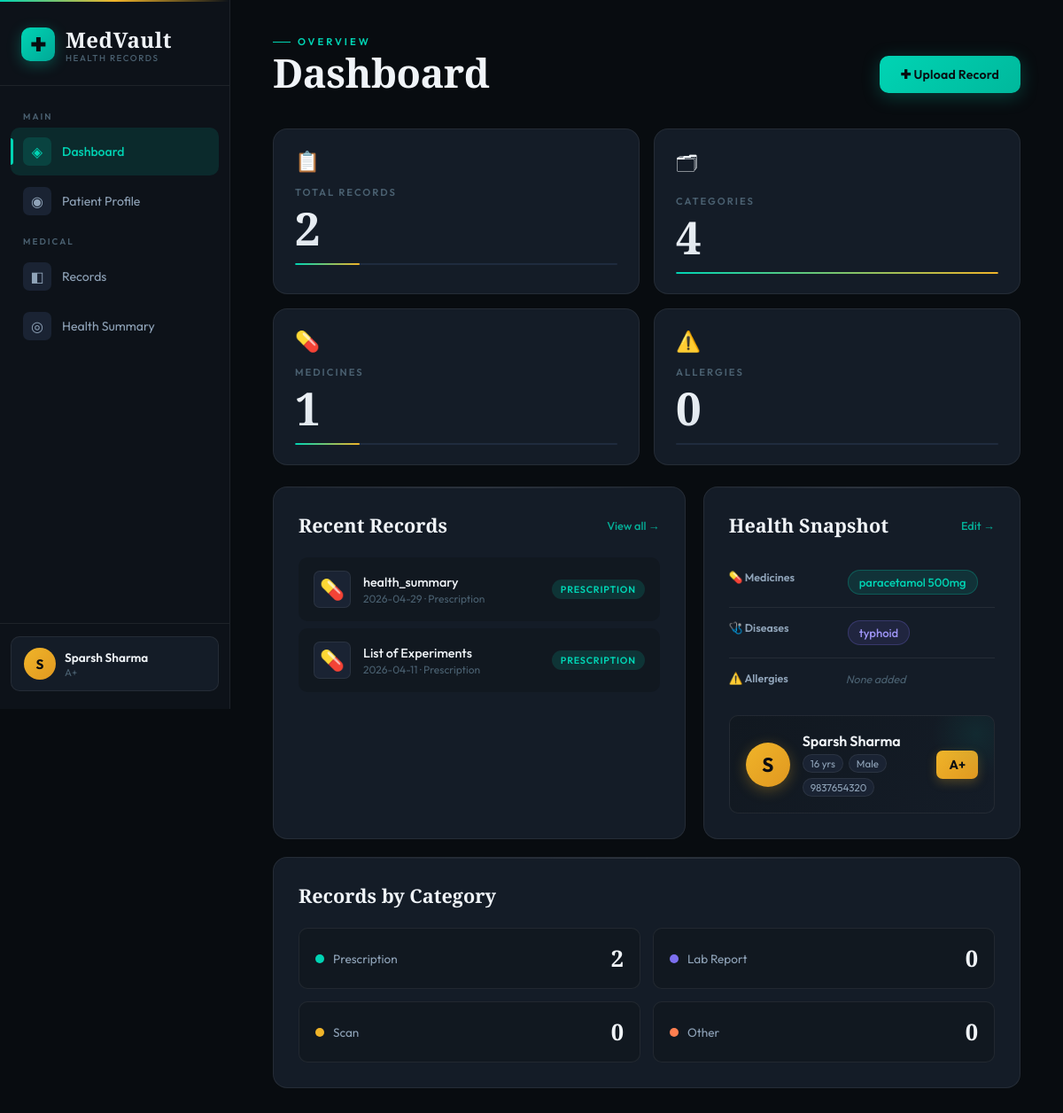
The page / on the database its author committed.
### tables this page shows
CREATE TABLE Patient (
            id               INTEGER PRIMARY KEY AUTOINCREMENT,
            name             VARCHAR(100) NOT NULL,
            age              INTEGER,
            gender           VARCHAR(10),
            blood_group      VARCHAR(10),
            emergency_contact VARCHAR(20)
        );

CREATE TABLE Record (
            id          INTEGER PRIMARY KEY AUTOINCREMENT,
            upload_date DATETIME DEFAULT CURRENT_TIMESTAMP,
            patient_id  INTEGER NOT NULL,
            category_id INTEGER NOT NULL,
            file_name   VARCHAR(150) NOT NULL,
            file_path   VARCHAR(255) NOT NULL,
            file_type   VARCHAR(30),
            FOREIGN KEY (patient_id)  REFERENCES Patient(id) ON DELETE CASCADE,
            FOREIGN KEY (category_id) REFERENCES Category(id)
        );

CREATE TABLE Category (
            id   INTEGER PRIMARY KEY AUTOINCREMENT,
            name VARCHAR(30) NOT NULL UNIQUE
        );

CREATE TABLE CurrentMedicine (
            id            INTEGER PRIMARY KEY AUTOINCREMENT,
            patient_id    INTEGER NOT NULL,
            medicine_text TEXT NOT NULL,
            FOREIGN KEY (patient_id) REFERENCES Patient(id) ON DELETE CASCADE
        );

CREATE TABLE PastDisease (
            id           INTEGER PRIMARY KEY AUTOINCREMENT,
            patient_id   INTEGER NOT NULL,
            disease_name VARCHAR(100) NOT NULL,
            FOREIGN KEY (patient_id) REFERENCES Patient(id) ON DELETE CASCADE
        );

### app.py (the view)
@app.route('/')
def index():
    db = get_db()
    patient = db.execute("SELECT * FROM Patient LIMIT 1").fetchone()
    records = db.execute("""
        SELECT Record.*, Category.name as cat_name
        FROM Record
        JOIN Category ON Record.category_id = Category.id
        ORDER BY Record.upload_date DESC LIMIT 5
    """).fetchall()
    cat_counts = {}
    rows = db.execute("""
        SELECT Category.name, COUNT(Record.id) as cnt
        FROM Category
        LEFT JOIN Record ON Record.category_id = Category.id
        GROUP BY Category.id
    """).fetchall()
    for row in rows:
        cat_counts[row['name']] = row['cnt']
    pid = patient['id'] if patient else None
    meds = db.execute("SELECT * FROM CurrentMedicine WHERE patient_id=?", (pid,)).fetchall() if pid else []
    diseases = db.execute("SELECT * FROM PastDisease WHERE patient_id=?", (pid,)).fetchall() if pid else []
    allergies = db.execute("SELECT * FROM Allergy WHERE patient_id=?", (pid,)).fetchall() if pid else []
    db.close()
    return render_template('index.html',
                           patient=patient,
                           records=records,
                           cat_counts=cat_counts,
                           meds=meds,
                           diseases=diseases,
                           allergies=allergies,
                           total_records=len(records))

### database.py (called while the page is built)
def get_db():
    conn = sqlite3.connect(DB_PATH)
    conn.row_factory = sqlite3.Row
    conn.execute("PRAGMA foreign_keys = ON")
    return conn

### templates/index.html (shortened to what this page needs)
<!DOCTYPE html>
<html lang="en">
<head>
<link rel="stylesheet" href="{{ url_for('static',filename='style.css') }}">
</head>
<body>
<aside class="sidebar">
  <div class="logo">
    <div class="logo-mark">✚</div>
    <div><span class="logo-text">MedVault</span><span class="logo-version">Health Records</span></div>
  </div>
  <nav class="nav">
    <span class="nav-label">Main</span>
    <a href="{{ url_for('index') }}"   class="nav-item active"><div class="nav-icon">◈</div><span>Dashboard</span></a>
    <a href="{{ url_for('patient') }}" class="nav-item"><div class="nav-icon">◉</div><span>Patient Profile</span></a>
    <span class="nav-label">Medical</span>
    <a href="{{ url_for('records') }}" class="nav-item"><div class="nav-icon">◧</div><span>Records</span></a>
    <a href="{{ url_for('health') }}"  class="nav-item"><div class="nav-icon">◎</div><span>Health Summary</span></a>
  </nav>
  <div class="sidebar-footer">
    <a href="{{ url_for('patient') }}" class="patient-chip">
      <div class="chip-avatar">{{ patient.name[0].upper() if patient else '?' }}</div>
      <div><span class="chip-name">{{ patient.name if patient else 'No Profile' }}</span><span class="chip-tag">{{ patient.blood_group if patient and patient.blood_group else 'Set up profile →' }}</span></div>
    </a>
  </div>
</aside>
<main class="main">
  <header class="page-header">
    <div><div class="header-eyebrow">Overview</div><h1 class="page-title">Dashboard</h1></div>
    <a href="{{ url_for('records') }}" class="btn-primary">✚ Upload Record</a>
  </header>
  <section class="stats-grid">
    <div class="stat-card" style="--delay:0s"><span class="stat-icon">📋</span><div class="stat-label">Total Records</div><div class="stat-num">{{ total_records }}</div><div class="stat-bar"><div class="stat-fill" style="width:{{ [total_records*10,100]|min }}%"></div></div></div>
    <div class="stat-card" style="--delay:0.08s"><span class="stat-icon">🗂</span><div class="stat-label">Categories</div><div class="stat-num">4</div><div class="stat-bar"><div class="stat-fill" style="width:100%"></div></div></div>
    <div class="stat-card" style="--delay:0.16s"><span class="stat-icon">💊</span><div class="stat-label">Medicines</div><div class="stat-num">{{ meds|length }}</div><div class="stat-bar"><div class="stat-fill" style="width:{{ [meds|length*20,100]|min }}%"></div></div></div>
    <div class="stat-card" style="--delay:0.24s"><span class="stat-icon">⚠️</span><div class="stat-label">Allergies</div><div class="stat-num">{{ allergies|length }}</div><div class="stat-bar"><div class="stat-fill" style="width:{{ [allergies|length*25,100]|min }}%"></div></div></div>
  </section>
  <div class="dashboard-grid">
    <section class="card" style="--delay:0.32s">
      <div class="card-header"><h2 class="card-title">Recent Records</h2><a href="{{ url_for('records') }}" class="card-link">View all →</a></div>
      {% if records %}
        {% for rec in records %}
        <div class="record-row">
          <div class="record-icon">{% if rec.cat_name=='Prescription' %}💊{% elif rec.cat_name=='Lab Report' %}🧪{% elif rec.cat_name=='Scan' %}📷{% else %}📁{% endif %}</div>
          <div class="record-info"><span class="record-name">{{ rec.file_name }}</span><span class="record-meta">{{ rec.upload_date[:10] }} · {{ rec.cat_name }}</span></div>
          <span class="record-tag {{ rec.cat_name.lower().replace(' ','-') }}">{{ rec.cat_name }}</span>
        </div>
        {% endfor %}
      {% else %}
        <div class="empty-state"><span class="empty-icon">◧</span><p>No records uploaded yet.</p><a href="{{ url_for('records') }}" class="btn-ghost">Upload your first record</a></div>
      {% endif %}
    </section>
    <section class="card" style="--delay:0.4s">
      <div class="card-header"><h2 class="card-title">Health Snapshot</h2><a href="{{ url_for('health') }}" class="card-link">Edit →</a></div>
      <div class="snapshot-section">
        <div class="snapshot-row"><span class="snapshot-label">💊 Medicines</span><div>{% if meds %}{% for m in meds[:3] %}<span class="health-tag tag-med">{{ m.medicine_text }}</span>{% endfor %}{% if meds|length>3 %}<span class="tag-empty">+{{ meds|length-3 }} more</span>{% endif %}{% else %}<span class="tag-empty">None added</span>{% endif %}</div></div>
        <div class="snapshot-row"><span class="snapshot-label">🩺 Diseases</span><div>{% if diseases %}{% for d in diseases[:3] %}<span class="health-tag tag-disease">{{ d.disease_name }}</span>{% endfor %}{% if diseases|length>3 %}<span class="tag-empty">+{{ diseases|length-3 }} more</span>{% endif %}{% else %}<span class="tag-empty">None added</span>{% endif %}</div></div>
        <div class="snapshot-row"><span class="snapshot-label">⚠️ Allergies</span><div>{% if allergies %}{% for a in allergies[:3] %}<span class="health-tag tag-allergy">{{ a.allergy_name }}</span>{% endfor %}{% if allergies|length>3 %}<span class="tag-empty">+{{ allergies|length-3 }} more</span>{% endif %}{% else %}<span class="tag-empty">None added</span>{% endif %}</div></div>
      </div>
      <div class="patient-card">
        <div class="patient-card-inner">
          <div class="patient-avatar">{{ patient.name[0].upper() if patient else '?' }}</div>
          <div class="patient-info"><h3>{{ patient.name if patient else 'No Profile Set' }}</h3>{% if patient %}<div class="patient-meta">{% if patient.age %}<span>{{ patient.age }} yrs</span>{% endif %}{% if patient.gender %}<span>{{ patient.gender }}</span>{% endif %}{% if patient.emergency_contact %}<span>{{ patient.emergency_contact }}</span>{% endif %}</div>{% endif %}</div>
          <div class="blood-badge">{{ patient.blood_group if patient and patient.blood_group else '—' }}</div>
        </div>
      </div>
    </section>
  </div>
  <section class="card full-width" style="--delay:0.48s">
    <div class="card-header"><h2 class="card-title">Records by Category</h2></div>
    <div class="category-grid">
      <div class="cat-pill"><div class="cat-dot" style="background:var(--c-rx)"></div><span class="cat-name">Prescription</span><span class="cat-count">{{ cat_counts.get('Prescription',0) }}</span></div>
      <div class="cat-pill"><div class="cat-dot" style="background:var(--c-lab)"></div><span class="cat-name">Lab Report</span><span class="cat-count">{{ cat_counts.get('Lab Report',0) }}</span></div>
      <div class="cat-pill"><div class="cat-dot" style="background:var(--c-scan)"></div><span class="cat-name">Scan</span><span class="cat-count">{{ cat_counts.get('Scan',0) }}</span></div>
      <div class="cat-pill"><div class="cat-dot" style="background:var(--c-oth)"></div><span class="cat-name">Other</span><span class="cat-count">{{ cat_counts.get('Other',0) }}</span></div>
    </div>
  </section>
</main>
</body>
</html>

### rows shown on the page
Patient: name "S", name "Sparsh Sharma", blood_group "A+", age "16", gender "Male", emergency_contact "9837654320"
Record: file_name "health_summary", upload_date "2026-04-29", cat_name "Prescription", cat_name "PRESCRIPTION"
Record: file_name "List of Experiments", upload_date "2026-04-11", cat_name "Prescription", cat_name "PRESCRIPTION"
CurrentMedicine: medicine_text "paracetamol 500mg"
PastDisease: disease_name "typhoid"

### other values the page prints
{{ total_records }} "2"
{{ meds|length }} "1"
{{ allergies|length }} "0"
{{ cat_counts.get('Prescription',0) }} "2"
{{ cat_counts.get('Lab Report',0) }} "0"
{{ cat_counts.get('Scan',0) }} "0"
{{ cat_counts.get('Other',0) }} "0"
